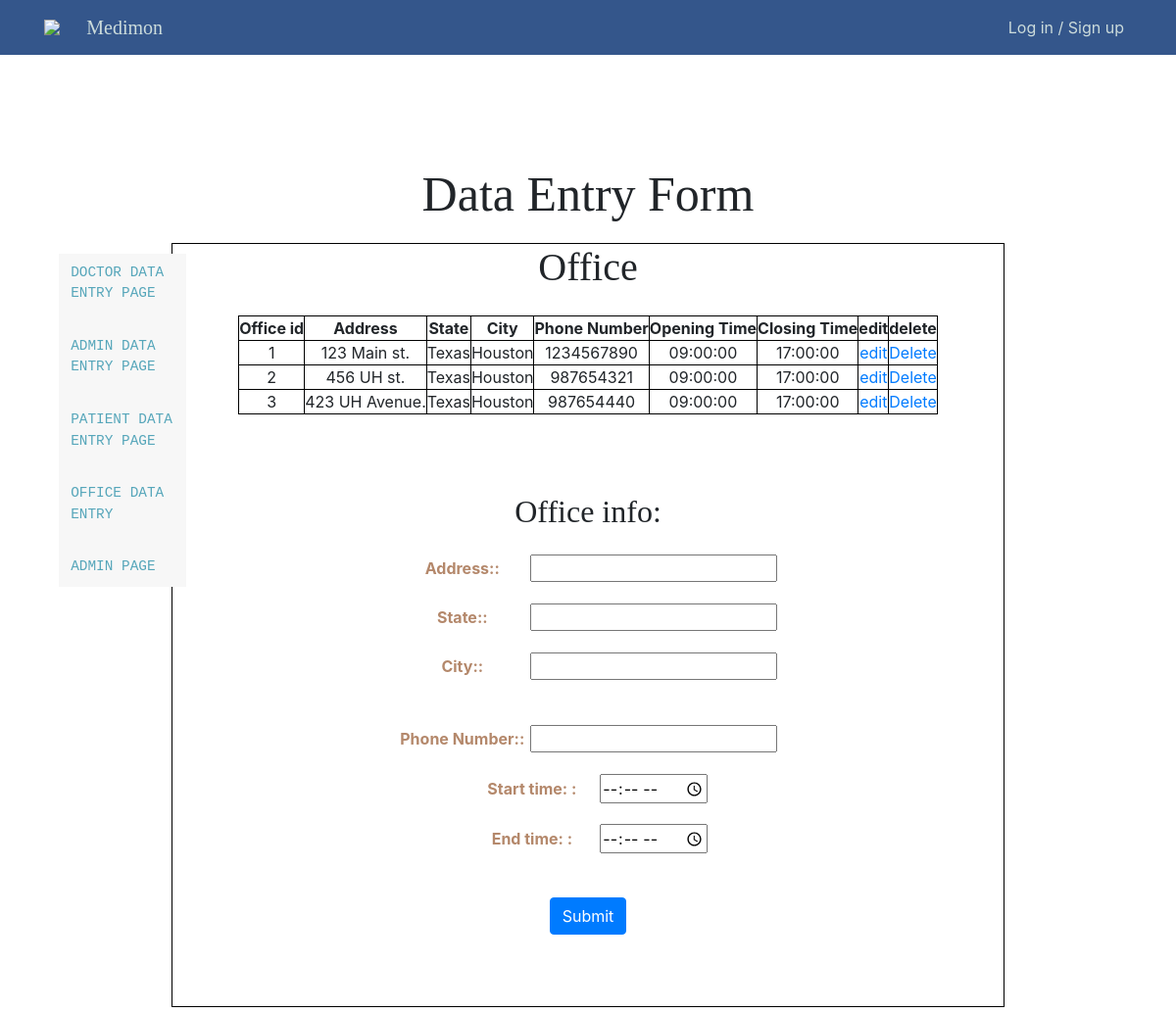
Page /adminPages/officeDataEntry.php on the earlier database version.
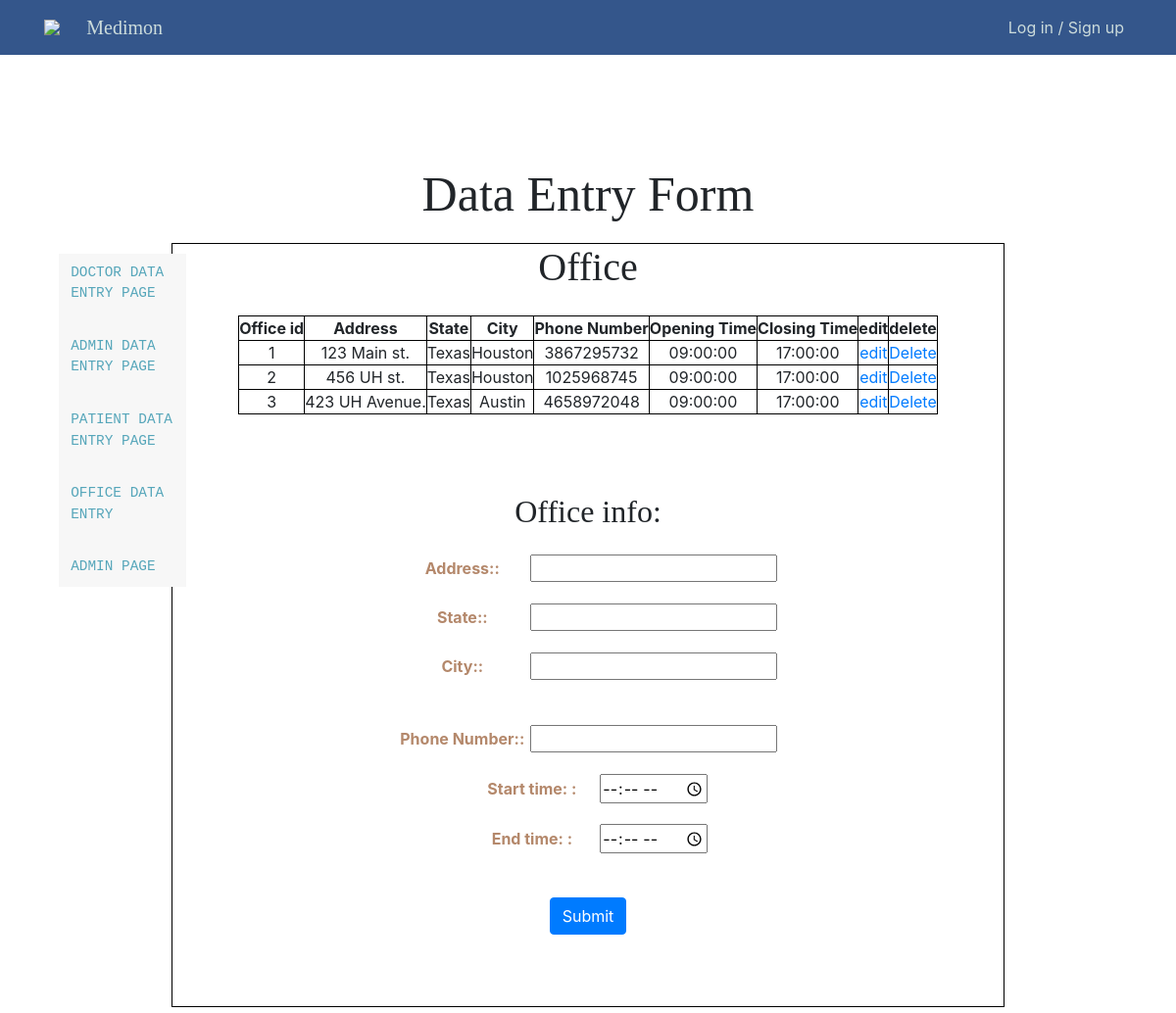
Same page on the later database version.
### tables this page shows
CREATE TABLE OFFICE (
    Office_id    INT AUTO_INCREMENT,
    Address      VARCHAR(30),
    City         VARCHAR(15),
    State        VARCHAR(15),
    Phone_number CHAR(10) UNIQUE,
    Open_time    TIME NOT NULL,
    Close_time   TIME NOT NULL,
    PRIMARY KEY  (Office_id)
);

### adminPages/officeDataEntry.php (the view, shortened to what this page needs)
<?php
require_once "../php/config.php";
$sql = "SELECT * FROM OFFICE";
$result = mysqli_query($db, $sql);
$OtableResult = "";
if ($result->num_rows > 0) {
  while($row = $result-> fetch_assoc()) {
    $OtableResult .= "<tr>" . "<td>" . $row["Office_id"] . "</td><td>" .  $row["Address"]. "</td><td>" . $row["State"] . "</td><td>"
                    . $row["City"] . "</td><td>" . $row["Phone_number"] . "</td>" . "</td><td>" . $row["Open_time"] . "</td>"
                    . "</td><td>" . $row["Close_time"] . "</td>" .
                     "</td><td> <a href='../adminPages/editOffice.php?update_Oid=" . $row["Office_id"]  . "'>edit</a> </td>"
                     . "</td><td> <a href='../adminPages/officeDataEntry.php?delete_Oid=" .
                     $row["Office_id"] . "'>Delete</a> </td>"  . "<tr>";
  }
}
?>
<!doctype html>
<html lang="en">
<head>
  <link rel="stylesheet" href="../css/style.css">
  <link rel="stylesheet" href="https://stackpath.bootstrapcdn.com/bootstrap/4.3.1/css/bootstrap.min.css"
>
</head>
<body>
<nav class="floating-menu">
    <a href="doctorDataEntry.php">
        <div>
            Doctor Data Entry Page
        </div>
    </a>
    <br>
    <a href="adminDataEntry.php">
        <div>
            Admin Data Entry Page
        </div>
    </a>
    <br>
    <a href="patientDataEntry.php">
        <div>
            Patient Data Entry Page
        </div>
    </a>
    <br>
        <a href="officeDataEntry.php">
            <div>
                Office Data Entry
            </div>
        </a>
        <br>
        <a href="AdminPage.php">
            <div>
                Admin Page
            </div>
        </a>
</nav>
<?php include_once("../php/header.php"); ?>
  <section>
    <br><br>
    <h1 class="text-center" id="data-entry-header">Data Entry Form</h1>
  </section>
<section id="dataEntry">
<form action="" method="POST">
              <h1>Office</h1>
              <table  class = "center">
              <thead class="thead">
                <tr>
                  <th>Office id</th>
                  <th>Address</th>
                  <th>State</th>
                  <th>City</th>
                  <th>Phone Number</th>
                   <th>Opening Time</th>
                    <th>Closing Time</th>
                  <th>edit</th>
                  <th>delete</th>
                </tr>
                <?php echo $OtableResult;?>
              </thead>
            </table>
              <fieldset id="ct1">
              <h2> Office info:  </h2>
              <p>
              <label for="OAddress">Address:</label>
              <input type="text" id="OAddress" name="OAddress" maxlength="20" required>
</p>
<p>
              <label for="OState">State:</label>
              <input type="text" id="OState" name="OState" maxlength="15" required>
</p>
<p>
              <label for="OCity">City:</label>
              <input type="text" id="OCity" name="OCity" maxlength="15" required>
</p>
              <br>
              <p>
              <label for="OPhone_num">Phone Number:</label>
              <input type="text" id="OPhone_num" name="OPhone_num" maxlength="10" required>
</p>
<p>
              <label for="startTime">Start time: </label>
              <input type="time" id="startTime" name= "startTime" required>
</p>
<p>
              <label for="endTime">End time: </label>
              <input type="time" id="endTime" name= "endTime" required>
</p>
              <br>
              <button type="submit" class="btn btn-primary" name="SubmitO" id="SubmitO">Submit</button>
              </form>
</section>
</body>
</html>

Differences in the rows shown:
changed office "123 Main st.": Phone_number "1234567890" → "3867295732"
changed office "456 UH st.": Phone_number "987654321" → "1025968745"
changed office "423 UH Avenue.": City "Houston" → "Austin"; Phone_number "987654440" → "4658972048"
